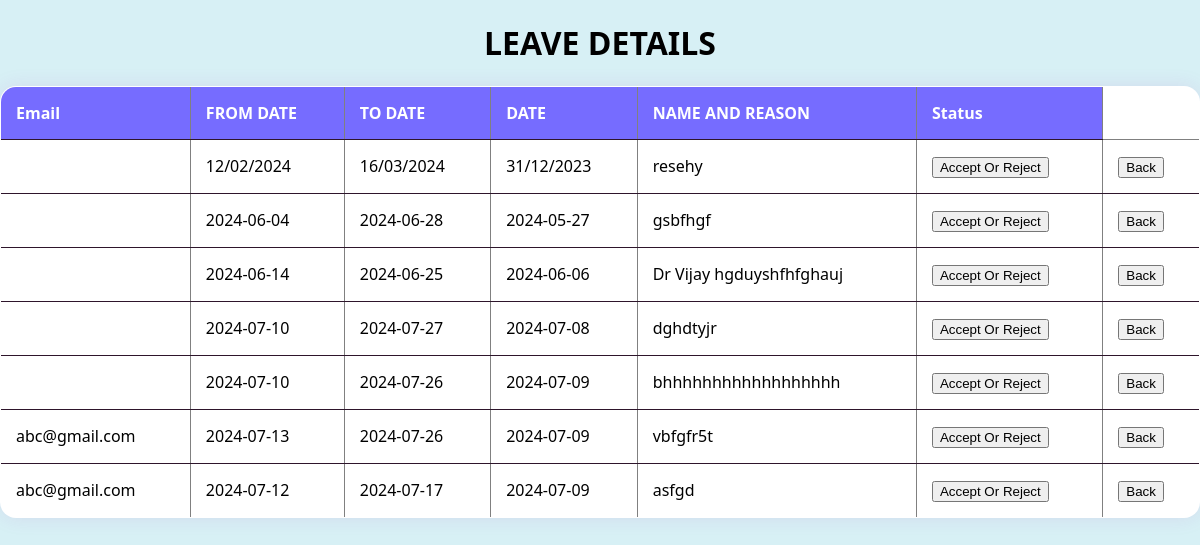
The page /viewleave/ on the database its author committed.
### myapp/models.py (models this page shows)
class leave(models.Model):
    STATUS_CHOICES=[
        ('pending','Pending'),
        ('accepted','Accepted'),
        ('declained','Declained'),
    ]
    from_mail=models.CharField(max_length=200,default="")
    from_date=models.CharField(max_length=200)
    to_date=models.CharField(max_length=200)
    idate=models.CharField(max_length=200)
    reason=models.CharField(max_length=200)
    status=models.CharField(max_length=20,choices=STATUS_CHOICES,default='pending')

### myapp/views.py (the view)
# urls.py: path('viewleave/', views.viewleave,name='viewleave'),
def viewleave(request):
    details=leave.objects.all()
    return render(request,"viewleave.html",{'details':details})

### templates/viewleave.html (shortened to what this page needs)
<!DOCTYPE html>
<html lang="en">
<head>
</head>
<center>
    <h1>LEAVE DETAILS</h1>
</center>
<table align="center" border="1">
    <tr>
        <th>Email</th>
        <th>FROM DATE</th>
        <th>TO DATE</th>
        <th>DATE</th>
        <th>NAME AND REASON</th>
        <th>Status</th>
    </tr>
    {% for i in details %}
<tr>
    <td>{{i.from_mail}}</td>
    <td>{{i.from_date}}</td>
    <td>{{i.to_date}}</td>
    <td>{{i.idate}}</td>
    <td>{{i.reason}}</td>
    <td>  <a href="{% url 'accrej' %}">
                <button>Accept Or Reject</button>
      </a>
      </td>
    <td> <button type="button" onclick="window.history.back();">Back</button></td>
</tr>
    {% endfor %}
</table>
</body>
</html>

### templates/viewleave.html (style rules this page uses)
table { width: 100%; margin-top: 20px; border-collapse: collapse; box-shadow: 0 0 20px rgba(172, 43, 179, 0.1); background-color: #ffffff; border-radius: 16px; overflow: hidden; }
th, td { padding: 15px; text-align: left; border-bottom: 1px solid #2e152b; }
th { background-color: rgb(118, 108, 255); color: #ffffff; }
a { text-decoration: none; color: #3498db; transition: color 0.3s; font-weight: bold; }

### rows shown on the page
leave: from_date "12/02/2024", to_date "16/03/2024", idate "31/12/2023", reason "resehy"
leave: from_date "2024-06-04", to_date "2024-06-28", idate "2024-05-27", reason "gsbfhgf"
leave: from_date "2024-06-14", to_date "2024-06-25", idate "2024-06-06", reason "Dr Vijay hgduyshfhfghauj"
leave: from_date "2024-07-10", to_date "2024-07-27", idate "2024-07-08", reason "dghdtyjr"
leave: from_date "2024-07-10", to_date "2024-07-26", idate "2024-07-09", reason "bhhhhhhhhhhhhhhhhhh"
leave: from_mail "abc@gmail.com", from_date "2024-07-13", to_date "2024-07-26", idate "2024-07-09", reason "vbfgfr5t"
leave: from_mail "abc@gmail.com", from_date "2024-07-12", to_date "2024-07-17", idate "2024-07-09", reason "asfgd"
